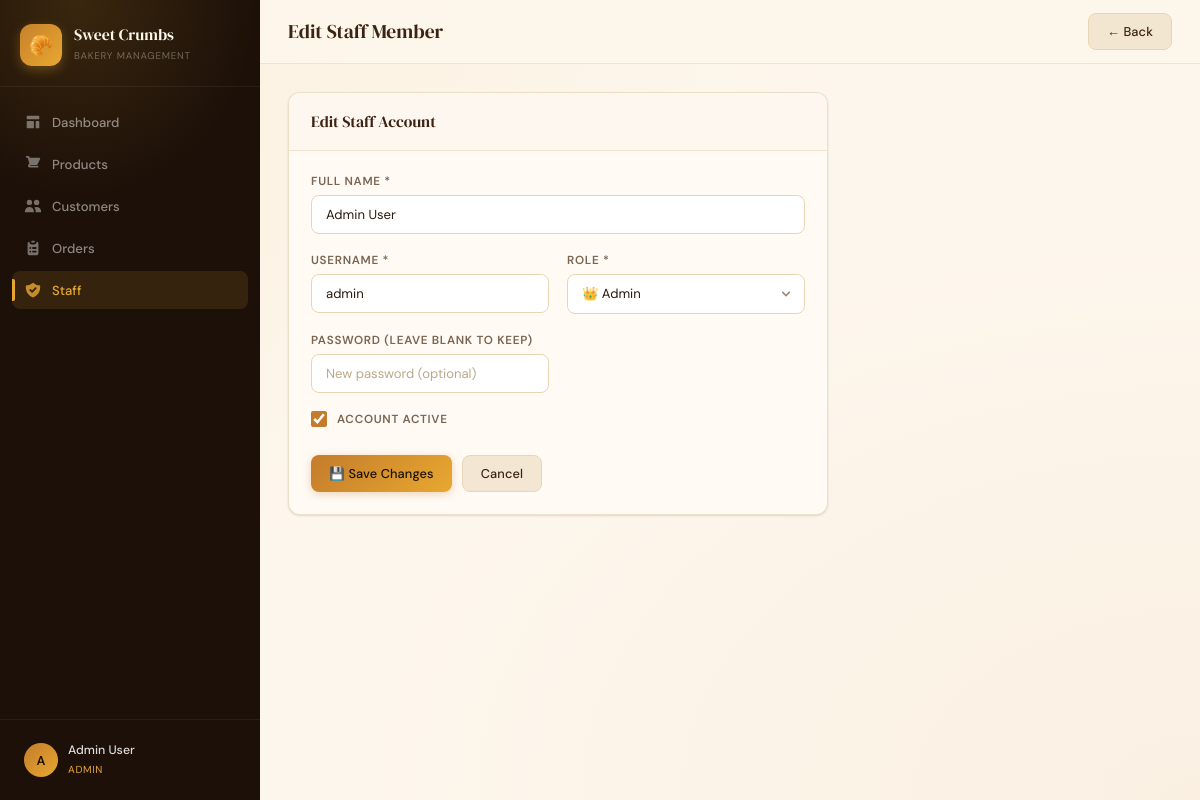
Screenshot of /users/edit/1 (signed in) with the database file from the repository.
### tables this page shows
CREATE TABLE staff (
                id INTEGER PRIMARY KEY AUTOINCREMENT,
                name TEXT NOT NULL,
                username TEXT NOT NULL UNIQUE,
                password_hash TEXT NOT NULL,
                role TEXT NOT NULL DEFAULT 'staff',
                active INTEGER NOT NULL DEFAULT 1,
                created_at TEXT DEFAULT CURRENT_TIMESTAMP
            );

### app.py (the view, shortened to what this page needs)
@app.route('/users/edit/<int:uid>', methods=['GET','POST'])
@requires_permission('users')
def edit_user(uid):
    try:
        conn = get_db()
        user = conn.execute("SELECT * FROM staff WHERE id=?", (uid,)).fetchone()
        if not user:
            flash('User not found.', 'danger')
            return redirect(url_for('users'))
        return render_template('user_form.html', user=user)
    except Exception as e:
        logger.error(f'Error editing user: {e}')
        flash('Error editing user.', 'danger')
        return redirect(url_for('users'))
    return render_template('user_form.html', user=user)

### app.py (called while the page is built)
def get_db():
    try:
        conn = sqlite3.connect(DB_PATH)
        conn.row_factory = sqlite3.Row
        return conn
    except sqlite3.Error as e:
        logger.error(f'Database connection error: {e}')
        raise

def requires_permission(module):
    def decorator(f):
        @wraps(f)
        def decorated(*args, **kwargs):
            if 'user_id' not in session:
                return redirect(url_for('login'))
            role = session.get('role', 'staff')
            if module not in ROLE_PERMISSIONS.get(role, set()):
                logger.warning(f'Access denied for user {session.get("user_id")} to module {module}')
                flash(f'Access denied. Your role ({role}) cannot access {module}.', 'danger')
                return redirect(url_for('index'))
            return f(*args, **kwargs)
        return decorated
    return decorator

### templates/user_form.html (shortened to what this page needs)
{% extends 'base.html' %}
{% block page_title %}{{ 'Edit' if user else 'Add' }} Staff Member{% endblock %}
{% block topbar_actions %}
  <a href="{{ url_for('users') }}" class="btn btn-secondary">← Back</a>
{% endblock %}
{% block content %}
<div class="card" style="max-width:540px">
  <div class="card-header">
    <h2>{{ 'Edit' if user else 'New' }} Staff Account</h2>
  </div>
  <div class="card-body">
    <form method="post">
      <div class="form-grid">
        <div class="form-group full">
          <label>Full Name *</label>
          <input class="form-control" name="name" required
                 value="{{ user.name if user else '' }}" placeholder="e.g. Hari Prasad">
        </div>
        <div class="form-group">
          <label>Username *</label>
          <input class="form-control" name="username" required
                 value="{{ user.username if user else '' }}" placeholder="e.g. hari_p"
                 autocomplete="off">
        </div>
        <div class="form-group">
          <label>Role *</label>
          <select name="role" class="form-control">
            {% for r in ['admin','manager','staff'] %}
              <option value="{{ r }}" {{ 'selected' if user and user.role == r }}>
                {{ {'admin':'👑 Admin','manager':'🏪 Manager','staff':'👤 Staff'}[r] }}
              </option>
            {% endfor %}
          </select>
        </div>
        <div class="form-group">
          <label>Password {{ '(leave blank to keep)' if user else '*' }}</label>
          <input class="form-control" type="password" name="password"
                 {{ '' if user else 'required' }}
                 placeholder="{{ 'New password (optional)' if user else 'Min. 6 characters' }}"
                 autocomplete="new-password">
        </div>
        {% if user %}
        <div class="form-group full">
          <label style="display:flex;align-items:center;gap:10px;cursor:pointer">
            <input type="checkbox" name="active" {{ 'checked' if user.active }}
                   style="width:16px;height:16px;accent-color:var(--caramel)">
            Account Active
          </label>
        </div>
        {% endif %}
      </div>
      <div style="margin-top:28px;display:flex;gap:10px">
        <button type="submit" class="btn btn-primary">
          {{ '💾 Save Changes' if user else '+ Create Account' }}
        </button>
        <a href="{{ url_for('users') }}" class="btn btn-secondary">Cancel</a>
      </div>
    </form>
  </div>
</div>
{% endblock %}

### templates/base.html (shortened to what this page needs)
<!DOCTYPE html>
<html lang="en">
<head>
  <link rel="stylesheet" href="{{ url_for('static', filename='css/style.css') }}">
</head>
<body>
{% set role = session.get('role','staff') %}
{% set perms = {
  'admin':   ['dashboard','products','customers','orders','users'],
  'manager': ['dashboard','products','customers','orders'],
  'staff':   ['dashboard','orders']
} %}
{% set my_perms = perms.get(role, []) %}
<aside class="sidebar">
  <div class="sidebar-logo">
    <div class="logo-mark">🥐</div>
    <div class="logo-text">
      <h1>Sweet Crumbs</h1>
      <span>Bakery Management</span>
    </div>
  </div>
  <nav class="sidebar-nav">
    {% if 'dashboard' in my_perms %}
    <a href="{{ url_for('index') }}" class="nav-item {{ 'active' if request.endpoint == 'index' else '' }}">
      <span class="nav-icon">
        <svg viewBox="0 0 20 20" fill="currentColor"><path d="M3 4a1 1 0 011-1h12a1 1 0 011 1v2a1 1 0 01-1 1H4a1 1 0 01-1-1V4zM3 10a1 1 0 011-1h6a1 1 0 011 1v6a1 1 0 01-1 1H4a1 1 0 01-1-1v-6zM14 9a1 1 0 00-1 1v6a1 1 0 001 1h2a1 1 0 001-1v-6a1 1 0 00-1-1h-2z"/></svg>
      </span>
      <span>Dashboard</span>
    </a>
    {% endif %}
    {% if 'products' in my_perms %}
    <a href="{{ url_for('products') }}" class="nav-item {{ 'active' if 'product' in (request.endpoint or '') else '' }}">
      <span class="nav-icon">
        <svg viewBox="0 0 20 20" fill="currentColor"><path d="M3 1a1 1 0 000 2h1.22l.305 1.222a.997.997 0 00.01.042l1.358 5.43-.893.892C3.74 11.846 4.632 14 6.414 14H15a1 1 0 000-2H6.414l1-1H14a1 1 0 00.894-.553l3-6A1 1 0 0017 3H6.28l-.31-1.243A1 1 0 005 1H3z"/></svg>
      </span>
      <span>Products</span>
    </a>
    {% endif %}
    {% if 'customers' in my_perms %}
    <a href="{{ url_for('customers') }}" class="nav-item {{ 'active' if 'customer' in (request.endpoint or '') else '' }}">
      <span class="nav-icon">
        <svg viewBox="0 0 20 20" fill="currentColor"><path d="M9 6a3 3 0 11-6 0 3 3 0 016 0zM17 6a3 3 0 11-6 0 3 3 0 016 0zM12.93 17c.046-.327.07-.66.07-1a6.97 6.97 0 00-1.5-4.33A5 5 0 0119 16v1h-6.07zM6 11a5 5 0 015 5v1H1v-1a5 5 0 015-5z"/></svg>
      </span>
      <span>Customers</span>
    </a>
    {% endif %}
    {% if 'orders' in my_perms %}
    <a href="{{ url_for('orders') }}" class="nav-item {{ 'active' if 'order' in (request.endpoint or '') else '' }}">
      <span class="nav-icon">
      </span>
      <span>Orders</span>
    </a>
    {% endif %}
    {% if 'users' in my_perms %}
    <a href="{{ url_for('users') }}" class="nav-item {{ 'active' if 'user' in (request.endpoint or '') and request.endpoint != 'profile' else '' }}">
      <span class="nav-icon">
      </span>
      <span>Staff</span>
    </a>
    {% endif %}
  </nav>
  <div class="sidebar-bottom">
    <div class="user-pill">
      <div class="user-avatar">{{ session.get('name','?')[0].upper() }}</div>
      <div class="user-info">
        <span class="user-name">{{ session.get('name','User') }}</span>
        <span class="user-role role-{{ session.get('role','staff') }}">{{ session.get('role','staff').title() }}</span>
      </div>
    </div>
  </div>
</aside>
<div class="main">
  <header class="topbar">
    <div class="topbar-left">
      <h2 class="topbar-title">{% block page_title %}{% endblock %}</h2>
    </div>
    <div class="topbar-actions">
      {% block topbar_actions %}{% endblock %}
    </div>
  </header>
  <div class="content">
    {% block content %}{% endblock %}
  </div>
</div>
</body>
</html>

### rows the page displays
staff: get "Admin User", name "Admin User", username "admin"

### other values shown
{{ session.get('name','?')[0].upper() }} "A"
{{ session.get('role','staff').title() }} "ADMIN"
{{ 'Edit' if user else 'Add' }} "Edit"
{{ 'Edit' if user else 'New' }} "Edit"
{{ '(leave blank to keep)' if user else '*' }} "(LEAVE BLANK TO KEEP)"
{{ '💾 Save Changes' if user else '+ Create Account' }} "💾 Save Changes"
form field role "👑 Admin"
